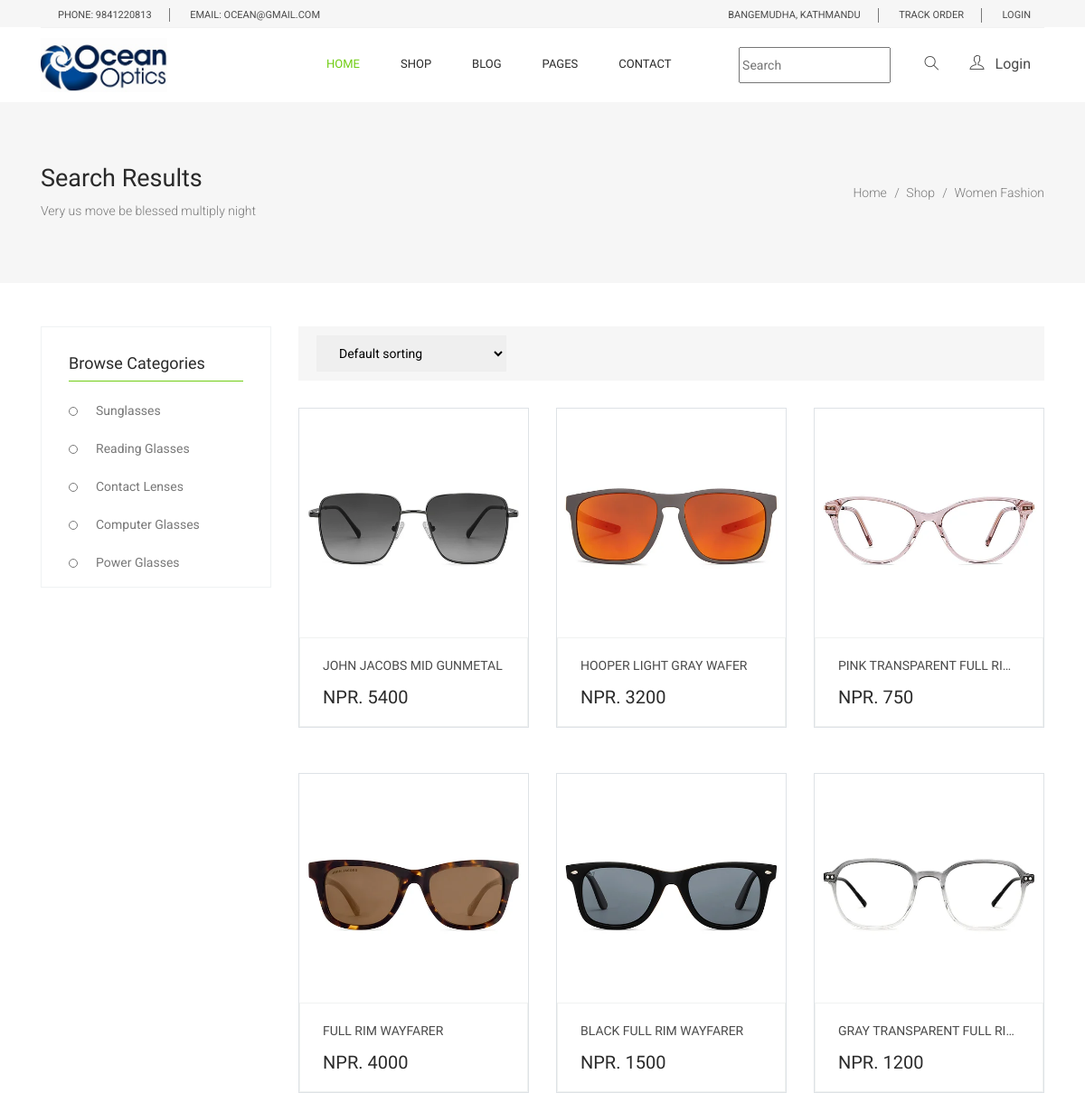
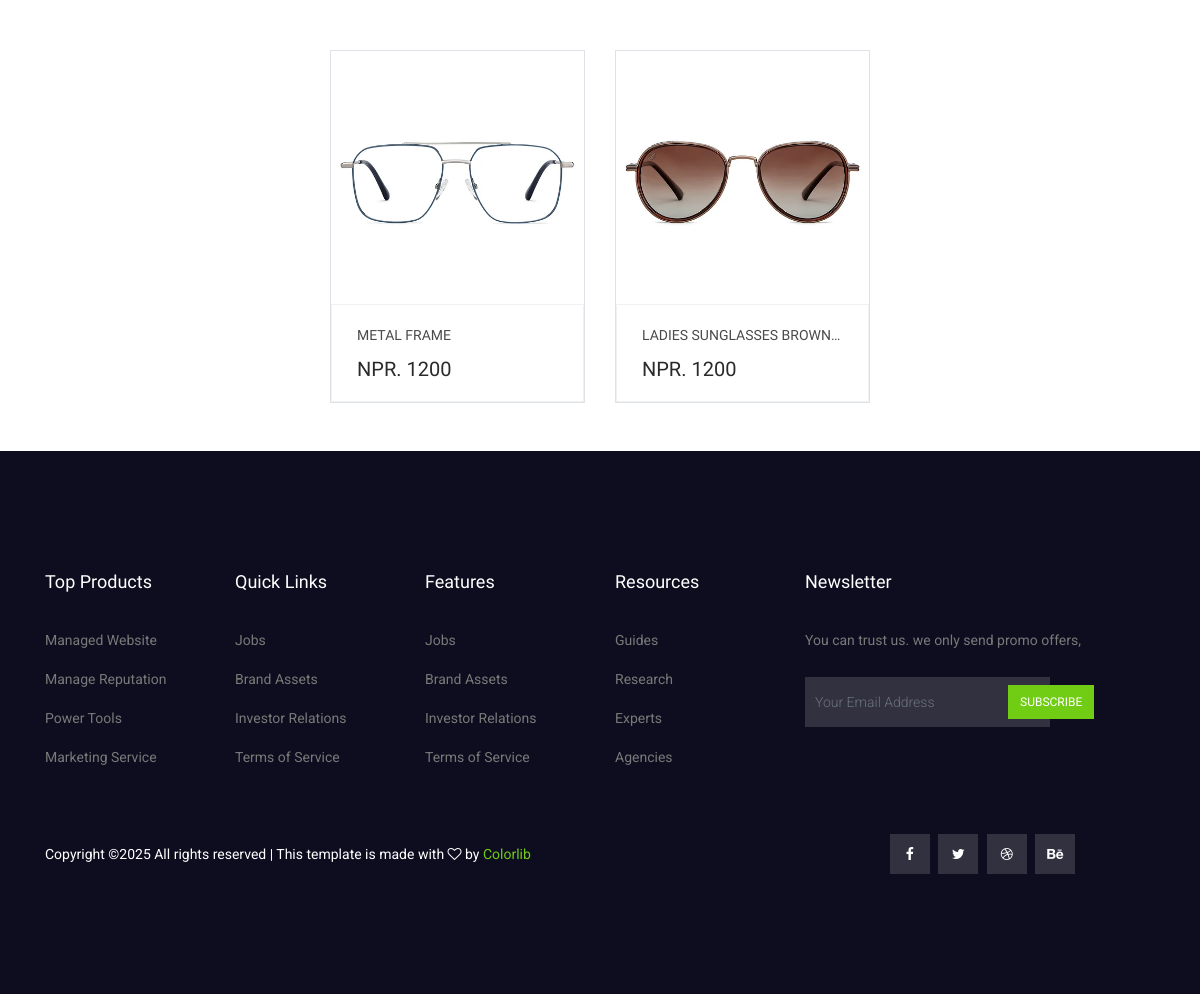
The app's page /category.php with its own data (2 pictures, top to bottom).
### tables this page shows
CREATE TABLE `product_details` (
  `id` int NOT NULL,
  `product_title` varchar(255) NOT NULL,
  `product_category` int NOT NULL,
  `isfeatured` varchar(255) NOT NULL,
  `quantity` int NOT NULL,
  `description` longtext NOT NULL,
  `product_image_one` varchar(255) NOT NULL,
  `product_image_two` varchar(255) DEFAULT NULL,
  `product_image_three` varchar(255) DEFAULT NULL,
  `product_price` int DEFAULT NULL
);

CREATE TABLE `product_category` (
  `id` int NOT NULL,
  `Category_name` varchar(255) NOT NULL
);

### category.php (the view, shortened to what this page needs)
<!DOCTYPE html>
<html lang="en">
<head>
  <link rel="stylesheet" href="css/bootstrap.css" />
  <link rel="stylesheet" href="vendors/linericon/style.css" />
  <link rel="stylesheet" href="css/font-awesome.min.css" />
  <link rel="stylesheet" href="css/themify-icons.css" />
  <link rel="stylesheet" href="vendors/owl-carousel/owl.carousel.min.css" />
  <link rel="stylesheet" href="vendors/lightbox/simpleLightbox.css" />
  <link rel="stylesheet" href="vendors/nice-select/css/nice-select.css" />
  <link rel="stylesheet" href="vendors/animate-css/animate.css" />
  <link rel="stylesheet" href="vendors/jquery-ui/jquery-ui.css" />
  <link rel="stylesheet" href="css/style.css" />
  <link rel="stylesheet" href="css/responsive.css" />
</head>
<body>
  <?php
  include('inc/navbar.php');
  include('admin/Config/db.php');
  $search_query = $_POST['search'];
  $sql = "SELECT * FROM product_details where product_title like '%$search_query%'";
  $query_category = "SELECT * from product_category";
  $result = mysqli_query($conn, $query_category);
  $query = mysqli_query($conn, $sql);
  ?>
  <section class="banner_area">
    <div class="banner_inner d-flex align-items-center">
      <div class="container">
        <div class="banner_content d-md-flex justify-content-between align-items-center">
          <div class="mb-3 mb-md-0">
            <h2>Search Results</h2>
            <p>Very us move be blessed multiply night</p>
          </div>
          <div class="page_link">
            <a href="index.html">Home</a>
            <a href="category.html">Shop</a>
            <a href="category.html">Women Fashion</a>
          </div>
        </div>
      </div>
    </div>
  </section>
  <section class="cat_product_area mt-5 mb-5">
    <div class="container">
      <div class="row flex-row-reverse">
        <div class="col-lg-9">
          <div class="product_top_bar">
            <div class="left_dorp">
              <select class="sorting">
                <option value="1">Default sorting</option>
              </select>
            </div>
          </div>
          <div class="latest_product_inner">
            <div class="row">
              <?php
              while ($row = mysqli_fetch_assoc($query)) {
                $id = $row['id'];
                $product_title = $row['product_title'];
                $product_price = $row['product_price'];
                $product_image_one = $row['product_image_one'];
              ?>
                <div class="col-lg-4 col-md-6">
                  <div class="single-product border">
                    <div class="product-img">
                      <img
                        class="card-img"
                        src="admin/Backend/<?php echo ($product_image_one) ?>"
                        alt="" />
                    </div>
                    <div class="product-btm">
                      <a href="single-product.php?id=<?php echo ($id) ?>" class="d-block">
                        <h4 class="text-truncate"><?php echo ($product_title) ?></h4>
                      </a>
                      <div class="mt-3">
                        <span class="mr-4">NPR. <?php echo ($product_price) ?></span>
                      </div>
                    </div>
                  </div>
                </div>
              <?php
              }
              ?>
            </div>
          </div>
        </div>
        <div class="col-lg-3">
          <div class="left_sidebar_area">
            <aside class="left_widgets p_filter_widgets">
              <div class="l_w_title">
                <h3>Browse Categories</h3>
              </div>
              <div class="widgets_inner">
                <ul class="list">
                  <?php
                  while ($row = mysqli_fetch_assoc($result)) {
                    $category_title = $row['Category_name'];
                  ?>
                    <li>
                      <a href="#"><?php echo ($category_title) ?></a>
                    </li>
                  <?php
                  }
                  ?>
                </ul>
              </div>
            </aside>
          </div>
        </div>
      </div>
    </div>
  </section>
  <footer class="footer-area section_gap">
    <div class="container">
      <div class="row">
        <div class="col-lg-2 col-md-6 single-footer-widget">
          <h4>Top Products</h4>
          <ul>
            <li><a href="#">Managed Website</a></li>
            <li><a href="#">Manage Reputation</a></li>
            <li><a href="#">Power Tools</a></li>
            <li><a href="#">Marketing Service</a></li>
          </ul>
        </div>
        <div class="col-lg-2 col-md-6 single-footer-widget">
          <h4>Quick Links</h4>
          <ul>
            <li><a href="#">Jobs</a></li>
            <li><a href="#">Brand Assets</a></li>
            <li><a href="#">Investor Relations</a></li>
            <li><a href="#">Terms of Service</a></li>
          </ul>
        </div>
        <div class="col-lg-2 col-md-6 single-footer-widget">
          <h4>Features</h4>
          <ul>
            <li><a href="#">Jobs</a></li>
            <li><a href="#">Brand Assets</a></li>
            <li><a href="#">Investor Relations</a></li>
            <li><a href="#">Terms of Service</a></li>
          </ul>
        </div>
        <div class="col-lg-2 col-md-6 single-footer-widget">
          <h4>Resources</h4>
          <ul>
            <li><a href="#">Guides</a></li>
            <li><a href="#">Research</a></li>
            <li><a href="#">Experts</a></li>
            <li><a href="#">Agencies</a></li>
          </ul>
        </div>
        <div class="col-lg-4 col-md-6 single-footer-widget">
          <h4>Newsletter</h4>
          <p>You can trust us. we only send promo offers,</p>
          <div class="form-wrap" id="mc_embed_signup">
            <form target="_blank" action="https://spondonit.us12.list-manage.com/subscribe/post?u=1462626880ade1ac87bd9c93a&amp;id=92a4423d01"
              method="get" class="form-inline">
              <input class="form-control" name="EMAIL" placeholder="Your Email Address" onfocus="this.placeholder = ''"
                onblur="this.placeholder = 'Your Email Address '" required="" type="email">
              <button class="click-btn btn btn-default">Subscribe</button>
            </form>
          </div>
        </div>
      </div>
      <div class="footer-bottom row align-items-center">
        <p class="footer-text m-0 col-lg-8 col-md-12">
          Copyright &copy; All rights reserved | This template is made with <i class="fa fa-heart-o" aria-hidden="true"></i> by <a href="https://colorlib.com" target="_blank">Colorlib</a>
          </p>
        <div class="col-lg-4 col-md-12 footer-social">
          <a href="#"><i class="fa fa-facebook"></i></a>
          <a href="#"><i class="fa fa-twitter"></i></a>
          <a href="#"><i class="fa fa-dribbble"></i></a>
          <a href="#"><i class="fa fa-behance"></i></a>
        </div>
      </div>
    </div>
  </footer>
</body>
</html>

### inc/navbar.php (shortened to what this page needs)
<header class="header_area">
  <div class="top_menu">
    <div class="container">
      <div class="row">
        <div class="col-lg-7">
          <div class="float-left">
            <p>Phone: 9841220813</p>
            <p>email: ocean@gmail.com</p>
          </div>
        </div>
        <div class="col-lg-5">
          <div class="float-right">
            <ul class="right_side">
              <li>
                <a href="cart.html">
                  Bangemudha, Kathmandu
                </a>
              </li>
              <li>
                <a href="tracking.html">
                  track order
                </a>
              </li>
              <?php
               if (isset($_COOKIE['username'])) {
               ?>
                <li>
                  <a href="admin/Backend/LogoutApi.php">
                    Logout
                  </a>
                </li>
              <?php
               } else {
               ?>
                <li>
                  <a href="customer-login.php">
                    Login
                  </a>
                </li>
              <?php
               }
               ?>
            </ul>
          </div>
        </div>
      </div>
    </div>
  </div>
  <div class="main_menu">
    <div class="container">
      <nav class="navbar navbar-expand-lg navbar-light w-100">
        <a class="navbar-brand logo_h" href="index.php">
          <img src="img/logo.jpg" alt="" width="140" />
        </a>
        <div class="collapse navbar-collapse offset w-100" id="navbarSupportedContent">
          <div class="row w-100 mr-0">
            <div class="col-lg-7 pr-0">
              <ul class="nav navbar-nav center_nav pull-right">
                <li class="nav-item active">
                  <a class="nav-link" href="index.php">Home</a>
                </li>
                <li class="nav-item submenu dropdown">
                  <a href="#" class="nav-link dropdown-toggle" data-toggle="dropdown" role="button" aria-haspopup="true"
                    aria-expanded="false">Shop</a>
                </li>
                <li class="nav-item submenu dropdown">
                  <a href="#" class="nav-link dropdown-toggle" data-toggle="dropdown" role="button" aria-haspopup="true"
                    aria-expanded="false">Blog</a>
                </li>
                <li class="nav-item submenu dropdown">
                  <a href="#" class="nav-link dropdown-toggle" data-toggle="dropdown" role="button" aria-haspopup="true"
                    aria-expanded="false">Pages</a>
                </li>
                <li class="nav-item">
                  <a class="nav-link" href="contact.html">Contact</a>
                </li>
              </ul>
            </div>
            <div class="col-lg-5 pr-0 ">
              <ul class="nav navbar-nav navbar-right right_nav pull-right">
                <li class="nav-item">
                 <form action="category.php" method="post">
                   <input type="text" placeholder="Search" onfocus="this.placeholder = 'Search'" onblur="this.placeholder = 'Search'" style="height: 5vh;" class="mx-2" name="search">
                   <button type="submit" class="icons bg-white" style="border:none; cursor:pointer">
                     <i class="ti-search" aria-hidden="true"></i>
                   </button>
                 </form>
                </li>
                <?php
                 if (isset($_COOKIE['username'])) {
                 ?>
                  <li class="nav-item">
                    <a href="cart.php" class="icons bg-white">
                      <i class="ti-shopping-cart"></i>
                    </a>
                  </li>
                  <li class="nav-item">
                    <a href="#" class="icons bg-white">
                      <i class="ti-user" aria-hidden="true"></i>
                    </a>
                  </li>
                  <li class="nav-item">
                    <a href="#" class="icons bg-white">
                      <i class="ti-heart" aria-hidden="true"></i>
                    </a>
                  </li>
                <?php
                 } else {
                 ?>
                  <li class="nav-item">
                    <a href="customer-login.php" class="icons">
                      <i class="ti-user mx-2" aria-hidden="true"></i>
                      Login
                    </a>
                  </li>
                <?php
                 }
                 ?>
              </ul>
            </div>
          </div>
        </div>
      </nav>
    </div>
  </div>
</header>

### records on screen
product_details: product_image_one (picture), product_title "JOHN JACOBS MID GUNMETAL", product_price "5400"
product_details: product_image_one (picture), product_title "HOOPER LIGHT GRAY WAFER", product_price "3200"
product_details: product_image_one (picture), product_title "PINK TRANSPARENT FULL RI…", product_price "750"
product_details: product_image_one (picture), product_title "FULL RIM WAYFARER", product_price "4000"
product_details: product_image_one (picture), product_title "BLACK FULL RIM WAYFARER", product_price "1500"
product_details: product_image_one (picture), product_title "GRAY TRANSPARENT FULL RI…", product_price "1200"
product_details: product_image_one (picture), product_title "METAL FRAME", product_price "1200"
product_details: product_image_one (picture), product_title "LADIES SUNGLASSES BROWN…", product_price "1200"
product_category: Category_name "Sunglasses"
product_category: Category_name "Reading Glasses"
product_category: Category_name "Contact Lenses"
product_category: Category_name "Computer Glasses"
product_category: Category_name "Power Glasses"
